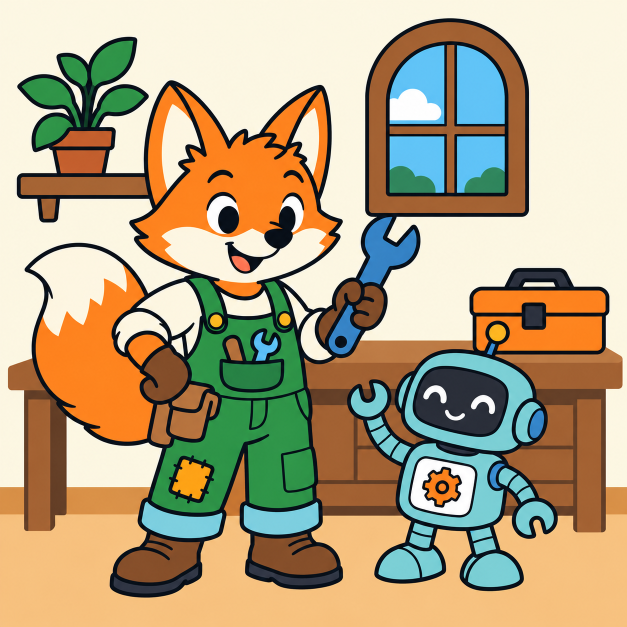
#> input picture artifacts/l1_fox_simple_review_v1/source/source.png, 1254 x 1254 px (shown at 1/2 size)
$ python -i contour_consistency.py   (imports and definitions only)
#> lines starting #> are read from the running program, lines starting #| are printed output that depends on the picture; after the words box and inside, x2 and y2 are one past the last pixel; in counts of white or black regions, pixels touching at a corner belong together
### src/layerforge_l1/contour_normalization.py
"""Deterministic normalization of visible indexed-art contour strokes.

This module operates on the approved visual target, before physical-layer
planning.  It deliberately does not inspect or mutate retained-material masks.
The input palette is preserved: normalization can only replace source pixels
with the already-present contour color.

The implementation is conservative.  It thins the contour mask to a
centerline, splits that centerline at endpoints and junctions, and widens a
complete graph segment only when representative interior samples are below the
configured physical minimum.  Filled dark regions and unsafe proposals that
would join distinct original dark components are left unchanged and reported.
"""

from __future__ import annotations

from dataclasses import asdict, dataclass
from typing import Any, Iterable

import cv2
import numpy as np


Pixel = tuple[int, int]


@dataclass(frozen=True)
class ContourNormalizationConfig:
    print_width_mm: float = 200.0
    print_height_mm: float = 200.0
    minimum_contour_width_mm: float = 1.2
    internal_scale: int = 4
    minimum_segment_length_pixels: int = 6
    thin_fraction_trigger: float = 0.10
    endpoint_guard_pixels: int = 2
    contour_color: tuple[int, int, int] = (14, 15, 13)


@dataclass(frozen=True)
class ContourSegment:
    segment_id: int
    component_id: int
    points: tuple[Pixel, ...]
    closed: bool
    endpoint_degrees: tuple[int, int]
    topology: str
    adjacent_colors: tuple[str, ...]
    before_min_mm: float
    before_p10_mm: float
    before_median_mm: float
    before_p90_mm: float
    intended_nominal_mm: float
    thin_fraction: float
    requires_normalization: bool
    disposition: str
    reason: str


def _neighbors(pixel: Pixel, shape: tuple[int, int]) -> list[Pixel]:
    y, x = pixel
    height, width = shape
    result: list[Pixel] = []
    for dy in (-1, 0, 1):
        for dx in (-1, 0, 1):
            if not (dy or dx):
                continue
            yy, xx = y + dy, x + dx
            if 0 <= yy < height and 0 <= xx < width:
                result.append((yy, xx))
    return result


def zhang_suen_thinning(mask: np.ndarray) -> np.ndarray:
    """Return a one-pixel 8-connected skeleton using Zhang-Suen thinning."""

    image = mask.astype(np.uint8, copy=True)
    if image.ndim != 2:
        raise ValueError("mask must be two-dimensional")
    image[[0, -1], :] = 0
    image[:, [0, -1]] = 0

    while True:
        changed = False
        for first_pass in (True, False):
            padded = np.pad(image, 1, mode="constant")
            p2 = padded[:-2, 1:-1]
            p3 = padded[:-2, 2:]
            p4 = padded[1:-1, 2:]
            p5 = padded[2:, 2:]
            p6 = padded[2:, 1:-1]
            p7 = padded[2:, :-2]
            p8 = padded[1:-1, :-2]
            p9 = padded[:-2, :-2]
            neighbours = (p2, p3, p4, p5, p6, p7, p8, p9)
            count = sum(neighbours)
            transitions = sum(
                ((neighbours[index] == 0) & (neighbours[(index + 1) % 8] == 1))
                for index in range(8)
            )
            if first_pass:
                guard_a = p2 * p4 * p6 == 0
                guard_b = p4 * p6 * p8 == 0
            else:
                guard_a = p2 * p4 * p8 == 0
                guard_b = p2 * p6 * p8 == 0
            remove = (
                (image == 1)
                & (count >= 2)
                & (count <= 6)
                & (transitions == 1)
                & guard_a
                & guard_b
            )
            if np.any(remove):
                image[remove] = 0
                changed = True
        if not changed:
            break
    return image.astype(bool)


def _edge_key(left: Pixel, right: Pixel) -> tuple[Pixel, Pixel]:
    return (left, right) if left <= right else (right, left)


def trace_skeleton_segments(skeleton: np.ndarray) -> list[tuple[list[Pixel], bool, tuple[int, int]]]:
    """Split an 8-connected skeleton at all endpoints and junctions."""

    points = {
        (int(value[0]), int(value[1])) for value in np.argwhere(skeleton)
    }
    adjacency: dict[Pixel, list[Pixel]] = {}
    for point in points:
        linked: list[Pixel] = []
        y, x = point
        for candidate in _neighbors(point, skeleton.shape):
            if candidate not in points:
                continue
            yy, xx = candidate
            if yy != y and xx != x:
                # A diagonal edge is redundant when the same local movement is
                # already represented by an orthogonal skeleton pixel.  Removing
                # that lattice shortcut prevents curved one-pixel paths from
                # being falsely split into many junctions.
                if (y, xx) in points or (yy, x) in points:
                    continue
            linked.append(candidate)
        adjacency[point] = linked
    nodes = sorted(point for point, linked in adjacency.items() if len(linked) != 2)
    visited: set[tuple[Pixel, Pixel]] = set()
    paths: list[tuple[list[Pixel], bool, tuple[int, int]]] = []

    # [13 lines left out: function walk, not called in this run]

    for node in nodes:
        for linked in sorted(adjacency[node]):
            if _edge_key(node, linked) in visited:
                continue
            path = walk(node, linked)
            paths.append((path, False, (len(adjacency[path[0]]), len(adjacency[path[-1]]))))

    # Every unvisited edge belongs to a closed cycle or to a rare residual
    # created by a one-pixel skeleton lattice.  Trace it deterministically.
    for start in sorted(points):
        for linked in sorted(adjacency[start]):
            if _edge_key(start, linked) in visited:
                continue
            path = [start, linked]
            visited.add(_edge_key(start, linked))
            previous, current = start, linked
            while True:
                options = [
                    candidate
                    for candidate in adjacency[current]
                    if candidate != previous and _edge_key(current, candidate) not in visited
                ]
                if not options:
                    break
                following = sorted(options)[0]
                path.append(following)
                visited.add(_edge_key(current, following))
                previous, current = current, following
                if current == start:
                    break
            closed = path[-1] == path[0]
            paths.append((path, closed, (len(adjacency[path[0]]), len(adjacency[path[-1]]))))
    return paths


# [40 lines left out: functions _component_is_filled, _high_resolution_distance, _effective_widths, not called in this run]


def _hex(color: Iterable[int]) -> str:
    return "#" + "".join(f"{int(value):02X}" for value in color)


# [300 lines left out: functions _adjacent_colors, _classify_topology, _draw_path_high_resolution, _color_component_counts, normalize_contours, not called in this run]

### src/layerforge_l1/contour_consistency.py
"""Uniform-width reconstruction for existing indexed contour artwork.

Unlike structural-neck repair, this module works from complete visible
centerline paths.  It redraws each coherent contour at its own stable nominal
width (never below the configured physical minimum), then adds only the pixels
needed to remove local narrowing.  It never dilates an entire color component.
"""

from __future__ import annotations

from dataclasses import asdict, dataclass
from typing import Any

import cv2
import numpy as np

from .contour_normalization import trace_skeleton_segments, zhang_suen_thinning


Pixel = tuple[int, int]


@dataclass(frozen=True)
class ContourConsistencyConfig:
    print_width_mm: float = 200.0
    print_height_mm: float = 200.0
    minimum_width_mm: float = 1.2
    internal_scale: int = 4
    minimum_path_pixels: int = 6
    endpoint_guard_pixels: int = 2
    contour_color: tuple[int, int, int] = (14, 15, 13)


def _distance(mask: np.ndarray, scale: int) -> np.ndarray:
    high = cv2.resize(
        mask.astype(np.uint8),
        (mask.shape[1] * scale, mask.shape[0] * scale),
        interpolation=cv2.INTER_NEAREST,
    )
    return cv2.distanceTransform(high, cv2.DIST_L2, 5)


# [49 lines left out: functions _widths, _draw_path, not called in this run]


def normalize_contour_consistency(
    image: np.ndarray,
    config: ContourConsistencyConfig = ContourConsistencyConfig(),
) -> tuple[np.ndarray, dict[str, Any], np.ndarray]:
    """Return a contour-consistent image, report, and added contour pixels."""

    if image.ndim != 3 or image.shape[2] != 3:
        raise ValueError("image must be HxWx3 RGB")
    height, width = image.shape[:2]
    mm_per_x = config.print_width_mm / width
    mm_per_y = config.print_height_mm / height
    if abs(mm_per_x - mm_per_y) > 1e-9:
        raise ValueError("anisotropic contour pixels are not supported")

    color = np.asarray(config.contour_color, dtype=np.uint8)
    original = np.all(image == color, axis=2)
    skeleton = zhang_suen_thinning(original)
    paths = trace_skeleton_segments(skeleton)
    before_distance = _distance(original, config.internal_scale)
    component_count, component_labels = cv2.connectedComponents(
        original.astype(np.uint8), connectivity=8
    )
    candidate = original.copy()
    rows: list[dict[str, Any]] = []

    for path_id, (path, closed, endpoint_degrees) in enumerate(paths):
        if len(path) < config.minimum_path_pixels:
            continue
        guard = min(config.endpoint_guard_pixels, max(0, (len(path) - 1) // 4))
        core = path[guard:-guard] if guard and len(path) > 2 * guard else path
        values = _widths(
            before_distance,
            core,
            mm_per_x,
            config.internal_scale,
        )
        intended = max(config.minimum_width_mm, float(np.median(values)))
        proposed = _draw_path(path, closed, original.shape, intended, config)
        additions = proposed & ~candidate

        source_ids = [int(component_labels[y, x]) for y, x in path]
        source_id = max(set(source_ids), key=source_ids.count)
        if np.any(additions):
            contact = cv2.dilate(
                additions.astype(np.uint8), np.ones((3, 3), np.uint8)
            ).astype(bool)
            foreign = (component_labels > 0) & (component_labels != source_id)
            # Clip only the pixels that would close a deliberate gap to another
            # original contour component; do not reject the complete stroke.
            unsafe = cv2.dilate(foreign.astype(np.uint8), np.ones((3, 3), np.uint8)).astype(bool)
            additions &= ~unsafe
        candidate |= additions
        rows.append(
            {
                "path_id": path_id,
                "component_id": source_id,
                "closed": closed,
                "endpoint_degrees": list(endpoint_degrees),
                "point_count": len(path),
                "bounds_pixels": [
                    min(x for y, x in path),
                    min(y for y, x in path),
                    max(x for y, x in path) + 1,
                    max(y for y, x in path) + 1,
                ],
                "before_min_mm": float(values.min()),
                "before_median_mm": float(np.median(values)),
                "before_p90_mm": float(np.percentile(values, 90)),
                "target_width_mm": intended,
                "added_pixels": int(np.count_nonzero(additions)),
            }
        )

    result = image.copy()
    additions = candidate & ~original
    result[additions] = color
    after_distance = _distance(candidate, config.internal_scale)
    unresolved = 0
    for row in rows:
        path, _, _ = paths[int(row["path_id"])]
        guard = min(config.endpoint_guard_pixels, max(0, (len(path) - 1) // 4))
        core = path[guard:-guard] if guard and len(path) > 2 * guard else path
        values = _widths(after_distance, core, mm_per_x, config.internal_scale)
        row["after_min_mm"] = float(values.min())
        row["after_p10_mm"] = float(np.percentile(values, 10))
        row["after_median_mm"] = float(np.median(values))
        row["after_p90_mm"] = float(np.percentile(values, 90))
        row["minimum_pass"] = row["after_p10_mm"] >= config.minimum_width_mm
        row["width_spread_mm"] = row["after_p90_mm"] - row["after_p10_mm"]
        unresolved += not row["minimum_pass"]

    before_palette = set(map(tuple, np.unique(image.reshape(-1, 3), axis=0)))
    after_palette = set(map(tuple, np.unique(result.reshape(-1, 3), axis=0)))
    report = {
        "config": asdict(config),
        "mm_per_pixel": mm_per_x,
        "required_native_pixels": config.minimum_width_mm / mm_per_x,
        "original_contour_components": component_count - 1,
        "centerline_paths_found": len(paths),
        "paths_processed": len(rows),
        "paths_with_added_pixels": sum(row["added_pixels"] > 0 for row in rows),
        "added_contour_pixels": int(np.count_nonzero(additions)),
        "unresolved_paths": int(unresolved),
        "palette_preserved": before_palette == after_palette,
        "method": (
            "skeletonize existing contour components, estimate each path's stable median "
            "width, and redraw that full path at max(1.2 mm, median) on a 4x grid"
        ),
        "paths": rows,
    }
    return result, report, additions

>>> import cv2
>>> picture = cv2.imread('../../artifacts/l1_fox_simple_review_v1/source/source.png')
#> picture is the input picture: shape (1254, 1254, 3); mean B, G, R 132.1, 164.4, 179.9
>>> result = normalize_contour_consistency(picture)
#> in normalize_contour_consistency, `original = np.all(image == color, axis=2)`:
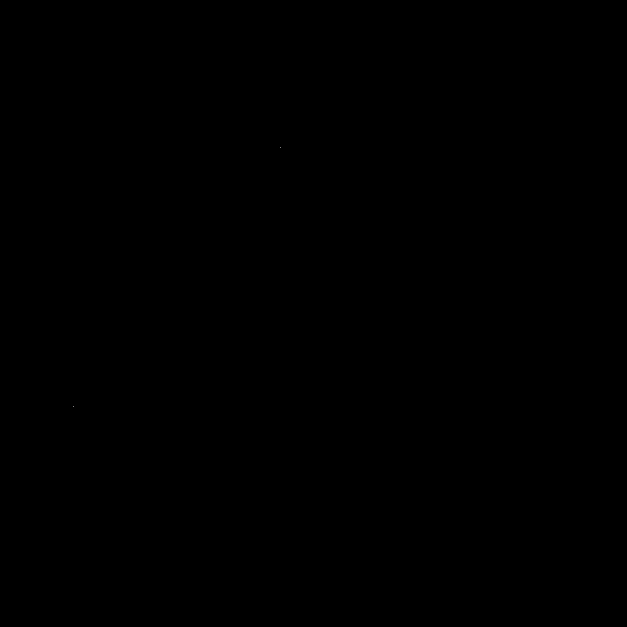
#> original: shape (1254, 1254) bool (shown at 1/2 size); 0% white in thin lines or dots, all inside (x1, y1, x2, y2) = (146, 295, 561, 814)
#> in trace_skeleton_segments, `points = { (int(value[0]), int(value[1])) for value in np.argwhere(ske..`: points = 2 items
#> the loop in trace_skeleton_segments, `for point in points:` made 2 passes
#> after the loop in trace_skeleton_segments, `for point in points:`: adjacency = {(295, 560): [], (813, 146): []}
#> in trace_skeleton_segments, `nodes = sorted(point for point, linked in adjacency.items() if len(lin..`: nodes = [(295, 560), (813, 146)]
#> the loop in trace_skeleton_segments, `for start in sorted(points):` made 2 passes
#> after the loop in trace_skeleton_segments, `for start in sorted(points):`: paths = []; visited = 0 items
#> in normalize_contour_consistency, `paths = trace_skeleton_segments(skeleton)`: paths = []
#> in _distance, `high = cv2.resize( mask.astype(np.uint8), (mask.shape[1] * scale, mask..`: high: shape (5016, 5016); values 0 (black) and 1 (white), 0% white; 2 white regions (2 under 20 px)
#> in normalize_contour_consistency, `component_count, component_labels = cv2.connectedComponents( original...`: component_labels: shape (1254, 1254) int32; 3 distinct labels, from 0 to 2
#> in normalize_contour_consistency, `component_count, component_labels = cv2.connectedComponents( original...`: component_count = 3
#> after the loop in normalize_contour_consistency, `for path_id, (path, closed, endpoint_degrees) in enumerate(paths):`: rows = []
#> in normalize_contour_consistency, `additions = candidate & ~original`: additions: shape (1254, 1254) bool; every value is 0
#> after the loop in normalize_contour_consistency, `for row in rows:`: unresolved = 0
#> in normalize_contour_consistency, `before_palette = set(map(tuple, np.unique(image.reshape(-1, 3), axis=0..`: before_palette = 86310 items
